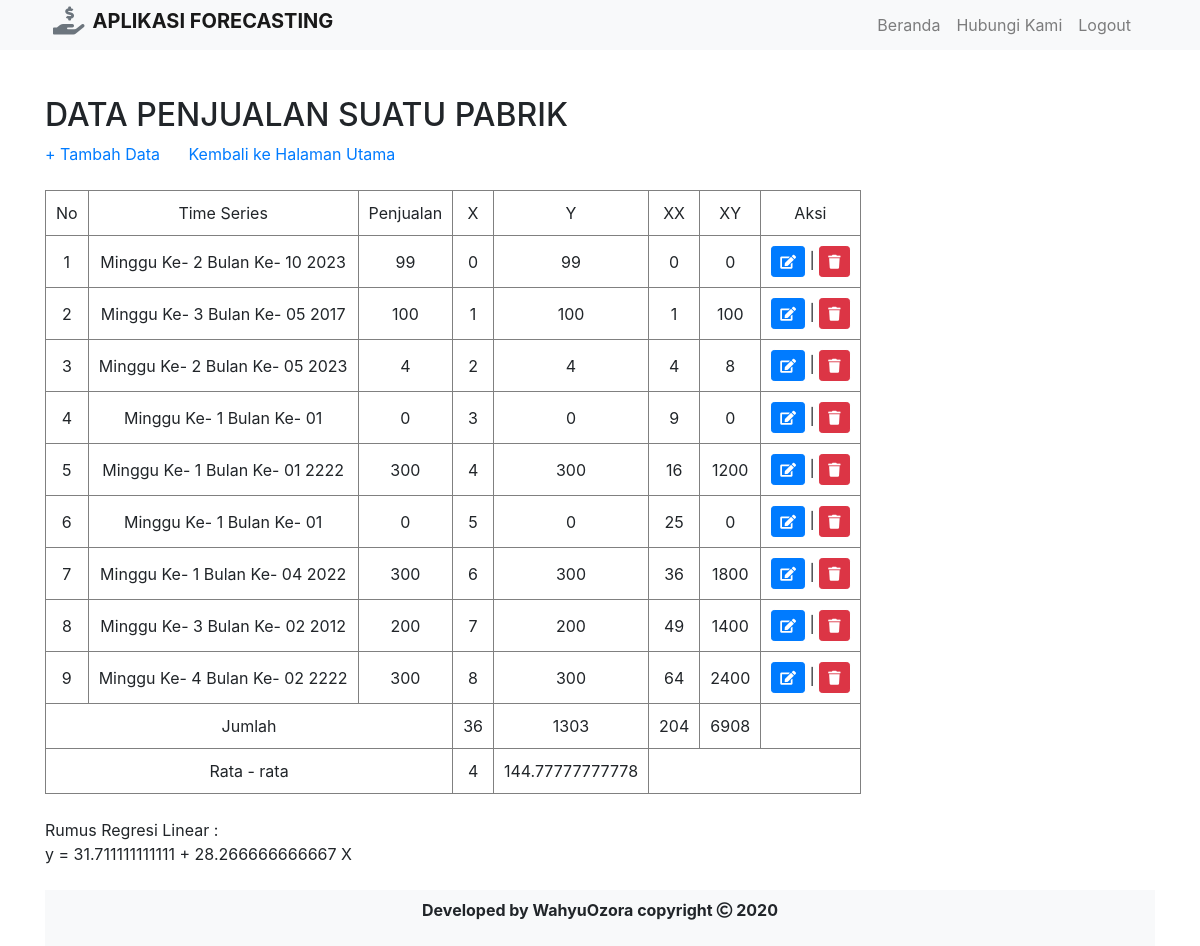
The page /data_penjualan.php (signed in) on the database its author committed.
### tables this page shows
CREATE TABLE `penjualan` (
  `id_jual` int(11) NOT NULL,
  `minggu` char(1) NOT NULL,
  `bulan` char(2) NOT NULL,
  `tahun` char(4) NOT NULL,
  `jumlah` int(6) NOT NULL
);

### data_penjualan.php (the view, shortened to what this page needs)
<?php
include "koneksi.php";
?>
<!DOCTYPE html>
<html lang="en">
<head>
    <link rel="stylesheet" type ="text/css" href="css/bootstrap.min.css">
    <link rel="stylesheet" type ="text/css" href="style.css">
    <link rel="stylesheet" type ="text/css" href="fontawesome-free/css/all.min.css">
</head>
<body>
<nav class="navbar navbar-expand-lg navbar-light bg-light fixed-top" style="height: 50px">
      <div class="container">
          <h3><i class="fas fa-hand-holding-usd text-secondary m-2"></i></h3>
      <h2 class="navbar-brand font-weight-bold">APLIKASI FORECASTING</h2>
      <div class="collapse navbar-collapse" id="navbarSupportedContent">
        <ul class="navbar-nav ml-auto mr-3">
          <li class="nav-item">
            <a class="nav-link btn-outline-secondary btn-light" href="index.php">Beranda <span class="sr-only">(current)</span></a>
            <li class="nav-item">
            <a class="nav-link btn-outline-secondary btn-light" href="https://api.whatsapp.com/send?phone=62895426572500&text=Assalamualaikum%20Admin%20Ganteng">Hubungi Kami <span class="sr-only">(current)</span></a>
          <li class="nav-item">
            <a class="nav-link btn-outline-secondary btn-light" href="logout.php">Logout <span class="sr-only">(current)</span></a>
        </ul>
      </div>
      </div>
    </nav>
    <br><br>
    <div class="container mt-5">
    <div class="judul">
        <h2>DATA PENJUALAN SUATU PABRIK </h2>
    <div class="container-show-data">
        <div class="tombolll">
            <a href="input.php">+ Tambah Data</a>
        <a href="index.php" class="ml-4">Kembali ke Halaman Utama</a>
        </div>
        <br>
        <div class="tabel">
            <table border="1" cellspacing="0" cellpadding="10">
                <thead>
                    <tr>
                        <td align="center">No</td>
                        <td align="center">Time Series</td>
                        <td align="center">Penjualan</td>
                        <td align="center">X</td>
                        <td align="center"> Y</td>
                        <td align="center">XX</td>
                        <td align="center">XY</td>
                        <td align="center">Aksi</td>
                    </tr>
                </thead>
                <?php
                $total_x = 0;
                $total_y = 0;
                $total_xx = 0;
                $total_xy = 0;
                $x = -1;
                $query = " SELECT * FROM penjualan ORDER BY id_jual ASC  ";
                $result = mysqli_query($koneksi, $query);
                while ($row = mysqli_fetch_array($result)) {
                    $nomor++;
                    $x++;
                    $minggu = $row[1];
                    $bulan = $row[2];
                    $tahun = $row[3];
                    $jumlah = $row[4];
                    $xx = $x * $x;
                    $xy = $x * $jumlah;
                    $total_x = $total_x + $x;
                    $total_y = $total_y + $jumlah;
                    $total_xx = $total_xx + $xx;
                    $total_xy = $total_xy + $xy;
                ?>
                    <tbody>
                        <tr>
                            <td align="center"> <?php echo $nomor; ?> </td>
                            <td align="center"> <?php echo "Minggu Ke- $minggu Bulan Ke- $bulan $tahun"; ?> </td>
                            <td align="center"> <?php echo $jumlah; ?> </td>
                            <td align="center"> <?php echo $x; ?> </td>
                            <td align="center"> <?php echo $jumlah; ?> </td>
                            <td align="center"> <?php echo $xx; ?> </td>
                            <td align="center"> <?php echo $xy; ?> </td>
                            <td align="center">
                                <a class="edit" href="edit.php?id=<?php echo $row['id_jual']; ?>"><div class="btn btn-primary btn-sm"
                                data-toggle="tooltip" title="edit"><i class ="fas fa-edit btn-btn-primary"></i></div></a> |
                                <a class="hapus" href="hapus.php?id=<?php echo $row['id_jual']; ?>"><div class="btn btn-danger btn-sm" data-toggle="tooltip" title="hapus"><i class ="fas fa-trash btn-btn-primary"></i></div></a>
                            </td>
                        </tr>
                    <?php
                }
                    ?>
                    <tr>
                        <td colspan="3" align="center">Jumlah</td>
                        <td align="center"><?php echo "$total_x"; ?></td>
                        <td align="center"><?php echo "$total_y"; ?></td>
                        <td align="center"><?php echo "$total_xx"; ?></td>
                        <td align="center"><?php echo "$total_xy"; ?></td>
                        <td align="center"></td>
                    </tr>
                    <?php
                    $ratarata_x = $total_x / $nomor;
                    $ratarata_y = $total_y / $nomor;
                    ?>
                    <tr>
                        <td colspan="3" align="center">Rata - rata</td>
                        <td align="center"><?php echo "$ratarata_x"; ?></td>
                        <td align="center"><?php echo "$ratarata_y"; ?></td>
                        <td colspan="3"></td>
                    </tr>
                    </tbody>
            </table>
            <?php
            $b1 = ($total_xy - (($total_x * $total_y) / $nomor)) / ($total_xx - (($total_x * $total_x) / $nomor));
            $bO  = ($total_y / $nomor) - $b1 * ($total_x / $nomor);
            ?>
        </div>
        <div class="rumus">
            <br>
            <tr>
                <td class="tdd">Rumus Regresi Linear :</td> <br>
                <td class="tdd" colspan="7"><?php echo "y = $bO + $b1 X"; ?></td>
            </tr>
        </div>
        <br>
    </div>
    </div>
    <footer>
    <div class="copyright text-center bg-light font-weight-bold p-2" >
  <p>Developed by WahyuOzora copyright <i class="far fa-copyright"></i> 2020</p>
   </div>
   </footer>
</body>
</html>

### rows shown on the page
penjualan: minggu "2", bulan "10", tahun "2023", jumlah "99", xx "0", jumlah "0"
penjualan: minggu "3", bulan "05", tahun "2017", jumlah "100", xx "1"
penjualan: minggu "2", bulan "05", tahun "2023", jumlah "4", xx "4", jumlah "8"
penjualan: minggu "1", bulan "01", jumlah "0", xx "9"
penjualan: minggu "1", bulan "01", tahun "2222", jumlah "300", xx "16", jumlah "1200"
penjualan: minggu "1", bulan "01", jumlah "0", xx "25"
penjualan: minggu "1", bulan "04", tahun "2022", jumlah "300", xx "36", jumlah "1800"
penjualan: minggu "3", bulan "02", tahun "2012", jumlah "200", xx "49", jumlah "1400"
penjualan: minggu "4", bulan "02", tahun "2222", jumlah "300", xx "64", jumlah "2400"

### other values the page prints
$total_x "36"
$total_y "1303"
$total_xx "204"
$total_xy "6908"
$ratarata_x "4"
$ratarata_y "144.77777777778"
$bO "31.711111111111"
$b1 "28.266666666667"
